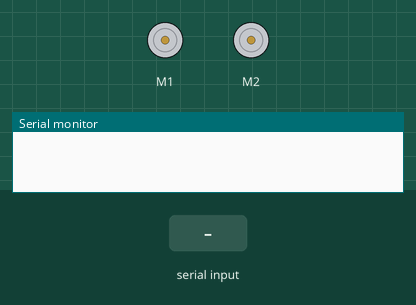
A sketch run on a simulated Arduino Uno, built with avr-gcc and run on an emulated ATmega328P. Parts: 2 × DC motor (green arrow = forward, orange = backward, longer = faster), the last lines printed to the serial monitor. The test bench sets the inputs (shaded band).

Above: at 1.2 s.
1.3 s: "1\n" received over Serial
At 2.1 s:
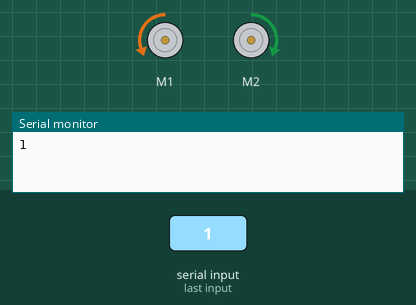
3.9 s: "2\n" received over Serial
At 4.7 s:
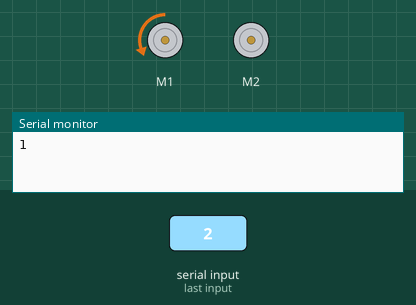
6.5 s: "3\n" received over Serial
At 7.0 s:
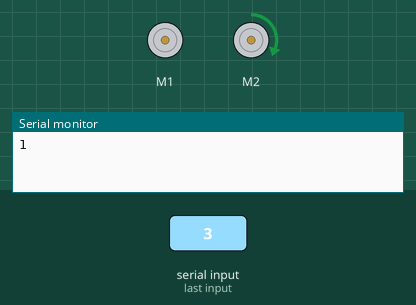
9.1 s: "4\n" received over Serial
At 10.0 s:
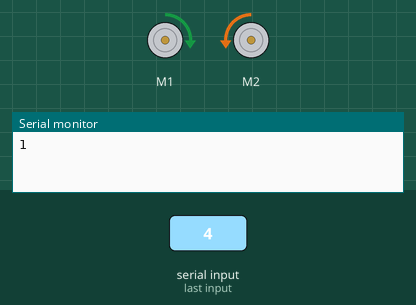
Timing chart, 0 to 12.1 s (numbered marks = the images above; inputs shaded):
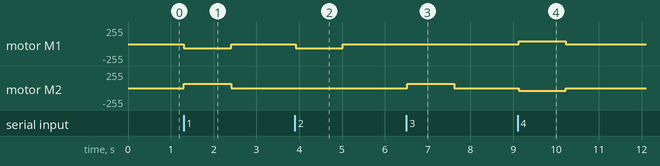

Measured:
- after the input at 1.3 s, motor M1: stopped → backward 63/255 at once, → stopped 1.1 s later; motor M2: stopped → forward 63/255 at once, → stopped 1.1 s later
- after the input at 3.9 s, motor M1: stopped → backward 63/255 at once, → stopped 1.1 s later
- after the input at 6.5 s, motor M2: stopped → forward 63/255 at once, → stopped 1.1 s later
- after the input at 9.1 s, motor M1: stopped → forward 44/255 at once, → stopped 1.1 s later; motor M2: stopped → backward 44/255 at once, → stopped 1.1 s later

The sketch:

Serial.ino
```cpp
#include "DRV8835MotorShield.h"

DRV8835MotorShield motors;
int gear;
void straight(int i){
  if(i==0) motors.setSpeeds(0,0);
  else if(i==1)
  {
    motors.setSpeeds(100,100);
  }
  else if(i==2)
  {
    motors.setSpeeds(200,200);
  }
  else if(i==3)
  {
    motors.setSpeeds(300,300);
  }
  else motors.setSpeeds(0,0);
}
void back(int i){
  if(i==0) motors.setSpeeds(0,0);
  else if(i==1)
  {
    motors.setSpeeds(-70,-70);
  }
  else if(i==2)
  {
    motors.setSpeeds(-140,-140);
  }
  else if(i==3)
  {
    motors.setSpeeds(-210,-210);
  }
  else motors.setSpeeds(0,0);
}
void stri(int i)
{
  if(i==0) motors.setSpeeds(0,0);
  else if(i==1)
  {
    motors.setSpeeds(100,50);
  }
  else if(i==2)
  {
    motors.setSpeeds(200,100);
  }
  else if(i==3)
  {
    motors.setSpeeds(300,150);
  }
  else motors.setSpeeds(0,0);
}
void stlf(int i)
{
  if(i==0) motors.setSpeeds(0,0);
  else if(i==1)
  {
    motors.setSpeeds(50,100);
  }
  else if(i==2)
  {
    motors.setSpeeds(100,200);
  }
  else if(i==3)
  {
    motors.setSpeeds(150,300);
  }
  else motors.setSpeeds(0,0);
}
void bclf(int i)
{
  if(i==0) motors.setSpeeds(0,0);
  else if(i==1)
  {
    motors.setSpeeds(-70,-35);
  }
  else if(i==2)
  {
    motors.setSpeeds(-140,-70);
  }
  else if(i==3)
  {
    motors.setSpeeds(-210,-105);
  }
  else motors.setSpeeds(0,0);
}
void bcri(int i)
{
  if(i==0)motors.setSpeeds(0,0);
  else if(i==1)
  {
    motors.setSpeeds(-35,-70);
  }
  else if(i==2)
  {
    motors.setSpeeds(-70,-140);
  }
  else if(i==3)
  {
    motors.setSpeeds(-210,-105);
  }
  else motors.setSpeeds(0,0);
}
void left(int i){
  if(i==0){
    motors.setSpeeds(70,-30);
  }
  else if(i==1)
  {
    motors.setSpeeds(100,0);
  }
  else if(i==2)
  {
    motors.setSpeeds(150,0);
  }
  else if(i==3)
  {
    motors.setSpeeds(200,0);
  }
  else motors.setSpeeds(0,0);
}
void right(int i){
  if(i==0){
    motors.setSpeeds(-30,70);
  }
  else if(i==1)
  {
    motors.setSpeeds(0,100);
  }
  else if(i==2)
  {
    motors.setSpeeds(0,150);
  }
  else if(i==3)
  {
    motors.setSpeeds(0,200);
  }
  else motors.setSpeeds(0,0);
}
void stop()
{
  motors.setSpeeds(0,0);
}
int val;
void setup(){
  Serial.begin(9600);
  motors.flipM1(true);
  val=0;

}

void loop(){
  if(Serial.available()){
    val=Serial.parseInt();
  }

  if(val==1) {
    Serial.print(1);
    straight(1);
  }
  else if(val==2) left(1);
  else if(val==3) right(1);
  else if(val==4) back(1);
  else stop();
  delay(100);

}
```
